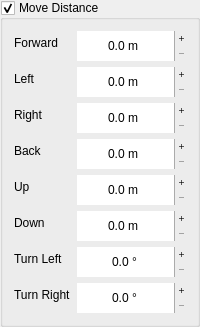
         <widget class="QGroupBox" name="group_move_distance">
          <property name="sizePolicy">
           <sizepolicy hsizetype="Fixed" vsizetype="Preferred">
            <horstretch>0</horstretch>
            <verstretch>0</verstretch>
           </sizepolicy>
          </property>
          <property name="minimumSize">
           <size>
            <width>0</width>
            <height>300</height>
           </size>
          </property>
          <property name="maximumSize">
           <size>
            <width>300</width>
            <height>350</height>
           </size>
          </property>
          <property name="title">
           <string>Move Distance</string>
          </property>
          <property name="checkable">
           <bool>true</bool>
          </property>
          <layout class="QFormLayout" name="formLayout_2">
           <item row="0" column="0">
            <widget class="QLabel" name="label">
             <property name="sizePolicy">
              <sizepolicy hsizetype="Preferred" vsizetype="Preferred">
               <horstretch>0</horstretch>
               <verstretch>0</verstretch>
              </sizepolicy>
             </property>
             <property name="minimumSize">
              <size>
               <width>0</width>
               <height>0</height>
              </size>
             </property>
             <property name="text">
              <string>Forward</string>
             </property>
             <property name="alignment">
              <set>Qt::AlignLeading|Qt::AlignLeft|Qt::AlignVCenter</set>
             </property>
            </widget>
           </item>
           <item row="1" column="0">
            <widget class="QLabel" name="label_2">
             <property name="sizePolicy">
              <sizepolicy hsizetype="Preferred" vsizetype="Preferred">
               <horstretch>0</horstretch>
               <verstretch>0</verstretch>
              </sizepolicy>
             </property>
             <property name="minimumSize">
              <size>
               <width>0</width>
               <height>0</height>
              </size>
             </property>
             <property name="text">
              <string>Left</string>
             </property>
             <property name="alignment">
              <set>Qt::AlignLeading|Qt::AlignLeft|Qt::AlignVCenter</set>
             </property>
            </widget>
           </item>
           <item row="2" column="0">
            <widget class="QLabel" name="label_3">
             <property name="sizePolicy">
              <sizepolicy hsizetype="Preferred" vsizetype="Preferred">
               <horstretch>0</horstretch>
               <verstretch>0</verstretch>
              </sizepolicy>
             </property>
             <property name="minimumSize">
              <size>
               <width>0</width>
               <height>0</height>
              </size>
             </property>
             <property name="text">
              <string>Right</string>
             </property>
             <property name="alignment">
              <set>Qt::AlignLeading|Qt::AlignLeft|Qt::AlignVCenter</set>
             </property>
            </widget>
           </item>
           <item row="3" column="0">
            <widget class="QLabel" name="label_4">
             <property name="sizePolicy">
              <sizepolicy hsizetype="Preferred" vsizetype="Preferred">
               <horstretch>0</horstretch>
               <verstretch>0</verstretch>
              </sizepolicy>
             </property>
             <property name="minimumSize">
              <size>
               <width>0</width>
               <height>0</height>
              </size>
             </property>
             <property name="text">
              <string>Back</string>
             </property>
             <property name="alignment">
              <set>Qt::AlignLeading|Qt::AlignLeft|Qt::AlignVCenter</set>
             </property>
            </widget>
           </item>
           <item row="4" column="0">
            <widget class="QLabel" name="label_5">
             <property name="sizePolicy">
              <sizepolicy hsizetype="Preferred" vsizetype="Preferred">
               <horstretch>0</horstretch>
               <verstretch>0</verstretch>
              </sizepolicy>
             </property>
             <property name="minimumSize">
              <size>
               <width>0</width>
               <height>0</height>
              </size>
             </property>
             <property name="text">
              <string>Up</string>
             </property>
             <property name="alignment">
              <set>Qt::AlignLeading|Qt::AlignLeft|Qt::AlignVCenter</set>
             </property>
            </widget>
           </item>
           <item row="5" column="0">
            <widget class="QLabel" name="label_6">
             <property name="sizePolicy">
              <sizepolicy hsizetype="Preferred" vsizetype="Preferred">
               <horstretch>0</horstretch>
               <verstretch>0</verstretch>
              </sizepolicy>
             </property>
             <property name="minimumSize">
              <size>
               <width>0</width>
               <height>0</height>
              </size>
             </property>
             <property name="text">
              <string>Down</string>
             </property>
             <property name="alignment">
              <set>Qt::AlignLeading|Qt::AlignLeft|Qt::AlignVCenter</set>
             </property>
            </widget>
           </item>
           <item row="6" column="0">
            <widget class="QLabel" name="label_13">
             <property name="sizePolicy">
              <sizepolicy hsizetype="Preferred" vsizetype="Preferred">
               <horstretch>0</horstretch>
               <verstretch>0</verstretch>
              </sizepolicy>
             </property>
             <property name="minimumSize">
              <size>
               <width>0</width>
               <height>0</height>
              </size>
             </property>
             <property name="text">
              <string>Turn Left</string>
             </property>
            </widget>
           </item>
           <item row="7" column="0">
            <widget class="QLabel" name="label_14">
             <property name="sizePolicy">
              <sizepolicy hsizetype="Preferred" vsizetype="Preferred">
               <horstretch>0</horstretch>
               <verstretch>0</verstretch>
              </sizepolicy>
             </property>
             <property name="minimumSize">
              <size>
               <width>0</width>
               <height>0</height>
              </size>
             </property>
             <property name="text">
              <string>Turn Right</string>
             </property>
            </widget>
           </item>
           <item row="0" column="1">
            <widget class="QDoubleSpinBox" name="input_distance_forward">
             <property name="sizePolicy">
              <sizepolicy hsizetype="Minimum" vsizetype="Preferred">
               <horstretch>0</horstretch>
               <verstretch>0</verstretch>
              </sizepolicy>
             </property>
             <property name="minimumSize">
              <size>
               <width>0</width>
               <height>30</height>
              </size>
             </property>
             <property name="cursor">
              <cursorShape>ArrowCursor</cursorShape>
             </property>
             <property name="toolTip">
              <string>Max 15 m</string>
             </property>
             <property name="frame">
              <bool>false</bool>
             </property>
             <property name="alignment">
              <set>Qt::AlignCenter</set>
             </property>
             <property name="buttonSymbols">
              <enum>QAbstractSpinBox::PlusMinus</enum>
             </property>
             <property name="specialValueText">
              <string/>
             </property>
             <property name="correctionMode">
              <enum>QAbstractSpinBox::CorrectToNearestValue</enum>
             </property>
             <property name="showGroupSeparator" stdset="0">
              <bool>false</bool>
             </property>
             <property name="suffix">
              <string> m </string>
             </property>
             <property name="decimals">
              <number>1</number>
             </property>
             <property name="maximum">
              <double>15.000000000000000</double>
             </property>
             <property name="singleStep">
              <double>0.500000000000000</double>
             </property>
             <property name="stepType">
              <enum>QAbstractSpinBox::DefaultStepType</enum>
             </property>
            </widget>
           </item>
           <item row="1" column="1">
            <widget class="QDoubleSpinBox" name="input_distance_left">
             <property name="sizePolicy">
              <sizepolicy hsizetype="Minimum" vsizetype="Preferred">
               <horstretch>0</horstretch>
               <verstretch>0</verstretch>
              </sizepolicy>
             </property>
             <property name="minimumSize">
              <size>
               <width>0</width>
               <height>30</height>
              </size>
             </property>
             <property name="cursor">
              <cursorShape>ArrowCursor</cursorShape>
             </property>
             <property name="toolTip">
              <string>Max 15 m</string>
             </property>
             <property name="frame">
              <bool>false</bool>
             </property>
             <property name="alignment">
              <set>Qt::AlignCenter</set>
             </property>
             <property name="buttonSymbols">
              <enum>QAbstractSpinBox::PlusMinus</enum>
             </property>
             <property name="specialValueText">
              <string/>
             </property>
             <property name="correctionMode">
              <enum>QAbstractSpinBox::CorrectToNearestValue</enum>
             </property>
             <property name="showGroupSeparator" stdset="0">
              <bool>false</bool>
             </property>
             <property name="suffix">
              <string> m </string>
             </property>
             <property name="decimals">
              <number>1</number>
             </property>
             <property name="maximum">
              <double>15.000000000000000</double>
             </property>
             <property name="singleStep">
              <double>0.500000000000000</double>
             </property>
             <property name="stepType">
              <enum>QAbstractSpinBox::DefaultStepType</enum>
             </property>
            </widget>
           </item>
           <item row="2" column="1">
            <widget class="QDoubleSpinBox" name="input_distance_right">
             <property name="sizePolicy">
              <sizepolicy hsizetype="Minimum" vsizetype="Preferred">
               <horstretch>0</horstretch>
               <verstretch>0</verstretch>
              </sizepolicy>
             </property>
             <property name="minimumSize">
              <size>
               <width>0</width>
               <height>30</height>
              </size>
             </property>
             <property name="cursor">
              <cursorShape>ArrowCursor</cursorShape>
             </property>
             <property name="toolTip">
              <string>Max 15 m</string>
             </property>
             <property name="frame">
              <bool>false</bool>
             </property>
             <property name="alignment">
              <set>Qt::AlignCenter</set>
             </property>
             <property name="buttonSymbols">
              <enum>QAbstractSpinBox::PlusMinus</enum>
             </property>
             <property name="specialValueText">
              <string/>
             </property>
             <property name="correctionMode">
              <enum>QAbstractSpinBox::CorrectToNearestValue</enum>
             </property>
             <property name="showGroupSeparator" stdset="0">
              <bool>false</bool>
             </property>
             <property name="suffix">
              <string> m </string>
             </property>
             <property name="decimals">
              <number>1</number>
             </property>
             <property name="maximum">
              <double>15.000000000000000</double>
             </property>
             <property name="singleStep">
              <double>0.500000000000000</double>
             </property>
             <property name="stepType">
              <enum>QAbstractSpinBox::DefaultStepType</enum>
             </property>
            </widget>
           </item>
           <item row="3" column="1">
            <widget class="QDoubleSpinBox" name="input_distance_back">
             <property name="sizePolicy">
              <sizepolicy hsizetype="Minimum" vsizetype="Preferred">
               <horstretch>0</horstretch>
               <verstretch>0</verstretch>
              </sizepolicy>
             </property>
             <property name="minimumSize">
              <size>
               <width>0</width>
               <height>30</height>
              </size>
             </property>
             <property name="cursor">
              <cursorShape>ArrowCursor</cursorShape>
             </property>
             <property name="toolTip">
              <string>Max 15 m</string>
             </property>
             <property name="frame">
              <bool>false</bool>
             </property>
             <property name="alignment">
              <set>Qt::AlignCenter</set>
             </property>
             <property name="buttonSymbols">
              <enum>QAbstractSpinBox::PlusMinus</enum>
             </property>
             <property name="specialValueText">
              <string/>
             </property>
             <property name="correctionMode">
              <enum>QAbstractSpinBox::CorrectToNearestValue</enum>
             </property>
             <property name="showGroupSeparator" stdset="0">
              <bool>false</bool>
             </property>
             <property name="suffix">
              <string> m </string>
             </property>
             <property name="decimals">
              <number>1</number>
             </property>
             <property name="maximum">
              <double>15.000000000000000</double>
             </property>
             <property name="singleStep">
              <double>0.500000000000000</double>
             </property>
             <property name="stepType">
              <enum>QAbstractSpinBox::DefaultStepType</enum>
             </property>
            </widget>
           </item>
           <item row="4" column="1">
            <widget class="QDoubleSpinBox" name="input_distance_up">
             <property name="sizePolicy">
              <sizepolicy hsizetype="Minimum" vsizetype="Preferred">
               <horstretch>0</horstretch>
               <verstretch>0</verstretch>
              </sizepolicy>
             </property>
             <property name="minimumSize">
              <size>
               <width>0</width>
               <height>30</height>
              </size>
             </property>
             <property name="cursor">
              <cursorShape>ArrowCursor</cursorShape>
             </property>
             <property name="toolTip">
              <string>Max 15 m</string>
             </property>
             <property name="frame">
              <bool>false</bool>
             </property>
             <property name="alignment">
              <set>Qt::AlignCenter</set>
             </property>
             <property name="buttonSymbols">
              <enum>QAbstractSpinBox::PlusMinus</enum>
             </property>
             <property name="specialValueText">
              <string/>
             </property>
             <property name="correctionMode">
              <enum>QAbstractSpinBox::CorrectToNearestValue</enum>
             </property>
             <property name="showGroupSeparator" stdset="0">
              <bool>false</bool>
             </property>
             <property name="suffix">
              <string> m </string>
             </property>
             <property name="decimals">
              <number>1</number>
             </property>
             <property name="maximum">
              <double>15.000000000000000</double>
             </property>
             <property name="singleStep">
              <double>0.500000000000000</double>
             </property>
             <property name="stepType">
              <enum>QAbstractSpinBox::DefaultStepType</enum>
             </property>
            </widget>
           </item>
           <item row="5" column="1">
            <widget class="QDoubleSpinBox" name="input_distance_down">
             <property name="sizePolicy">
              <sizepolicy hsizetype="Minimum" vsizetype="Preferred">
               <horstretch>0</horstretch>
               <verstretch>0</verstretch>
              </sizepolicy>
             </property>
             <property name="minimumSize">
              <size>
               <width>0</width>
               <height>30</height>
              </size>
             </property>
             <property name="cursor">
              <cursorShape>ArrowCursor</cursorShape>
             </property>
             <property name="toolTip">
              <string>Max 15 m</string>
             </property>
             <property name="frame">
              <bool>false</bool>
             </property>
             <property name="alignment">
              <set>Qt::AlignCenter</set>
             </property>
             <property name="buttonSymbols">
              <enum>QAbstractSpinBox::PlusMinus</enum>
             </property>
             <property name="specialValueText">
              <string/>
             </property>
             <property name="correctionMode">
              <enum>QAbstractSpinBox::CorrectToNearestValue</enum>
             </property>
             <property name="showGroupSeparator" stdset="0">
              <bool>false</bool>
             </property>
             <property name="suffix">
              <string> m </string>
             </property>
             <property name="decimals">
              <number>1</number>
             </property>
             <property name="maximum">
              <double>15.000000000000000</double>
             </property>
             <property name="singleStep">
              <double>0.500000000000000</double>
             </property>
             <property name="stepType">
              <enum>QAbstractSpinBox::DefaultStepType</enum>
             </property>
            </widget>
           </item>
           <item row="6" column="1">
            <widget class="QDoubleSpinBox" name="input_distance_turn_left">
             <property name="sizePolicy">
              <sizepolicy hsizetype="Minimum" vsizetype="Preferred">
               <horstretch>0</horstretch>
               <verstretch>0</verstretch>
              </sizepolicy>
             </property>
             <property name="minimumSize">
              <size>
               <width>0</width>
               <height>30</height>
              </size>
             </property>
             <property name="cursor">
              <cursorShape>ArrowCursor</cursorShape>
             </property>
             <property name="frame">
              <bool>false</bool>
             </property>
             <property name="alignment">
              <set>Qt::AlignCenter</set>
             </property>
             <property name="buttonSymbols">
              <enum>QAbstractSpinBox::PlusMinus</enum>
             </property>
             <property name="correctionMode">
              <enum>QAbstractSpinBox::CorrectToNearestValue</enum>
             </property>
             <property name="showGroupSeparator" stdset="0">
              <bool>true</bool>
             </property>
             <property name="suffix">
              <string> °</string>
             </property>
             <property name="decimals">
              <number>1</number>
             </property>
             <property name="maximum">
              <double>360.000000000000000</double>
             </property>
            </widget>
           </item>
           <item row="7" column="1">
            <widget class="QDoubleSpinBox" name="input_distance_turn_right">
             <property name="sizePolicy">
              <sizepolicy hsizetype="Minimum" vsizetype="Preferred">
               <horstretch>0</horstretch>
               <verstretch>0</verstretch>
              </sizepolicy>
             </property>
             <property name="minimumSize">
              <size>
               <width>0</width>
               <height>30</height>
              </size>
             </property>
             <property name="cursor">
              <cursorShape>ArrowCursor</cursorShape>
             </property>
             <property name="frame">
              <bool>false</bool>
             </property>
             <property name="alignment">
              <set>Qt::AlignCenter</set>
             </property>
             <property name="buttonSymbols">
              <enum>QAbstractSpinBox::PlusMinus</enum>
             </property>
             <property name="correctionMode">
              <enum>QAbstractSpinBox::CorrectToNearestValue</enum>
             </property>
             <property name="showGroupSeparator" stdset="0">
              <bool>true</bool>
             </property>
             <property name="suffix">
              <string> °</string>
             </property>
             <property name="decimals">
              <number>1</number>
             </property>
             <property name="maximum">
              <double>360.000000000000000</double>
             </property>
            </widget>
           </item>
          </layout>
         </widget>
